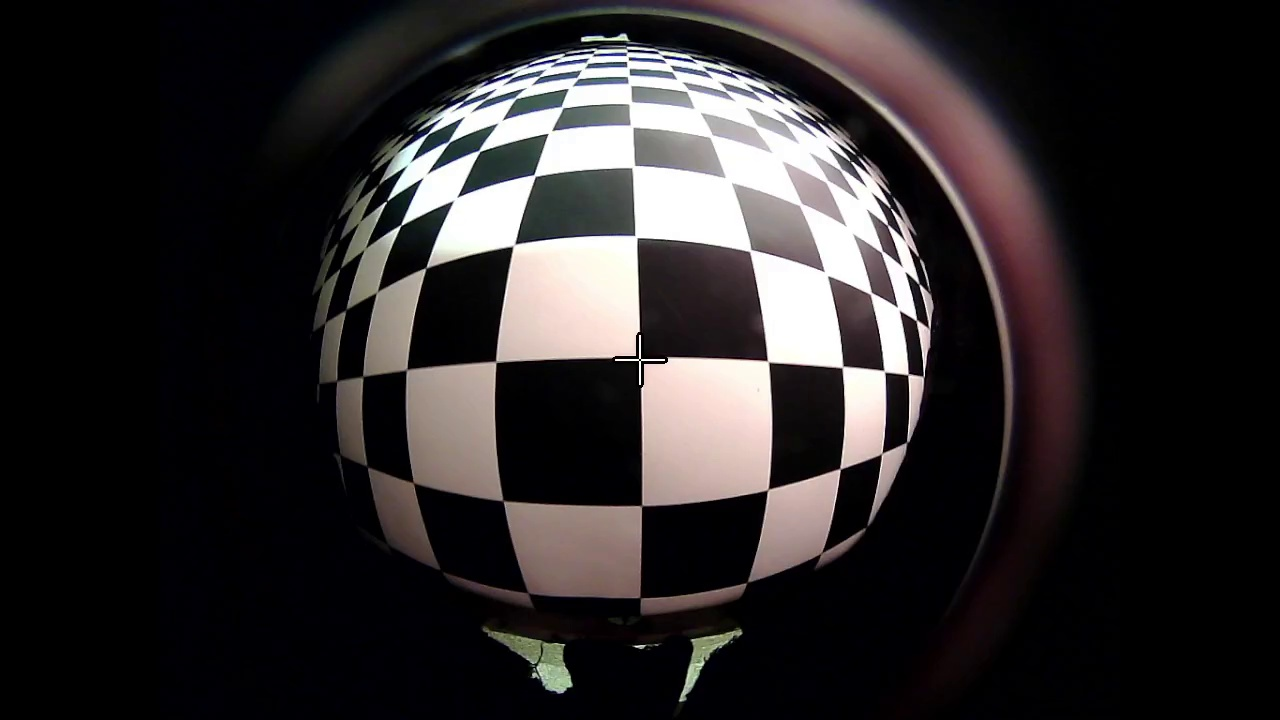
#> input picture Model/George_scripts/bb_arena_undistortion/frame_0000.jpg, 1280 x 720 px
$ python create_colorbar.py ../bb_arena_undistortion/frame_0000.jpg
#> lines starting #> are read from the running program, lines starting #| are printed output that depends on the picture
# this script creates a colorbar based on an image. It uses the brightest and darkest colors as the colorbar's edges and interpolates the rest of the colors.

import cv2
import numpy as np
import matplotlib.pyplot as plt
from matplotlib.colors import LinearSegmentedColormap
import sys

# Load your grayscale image
image = cv2.imread(sys.argv[1], cv2.IMREAD_GRAYSCALE)
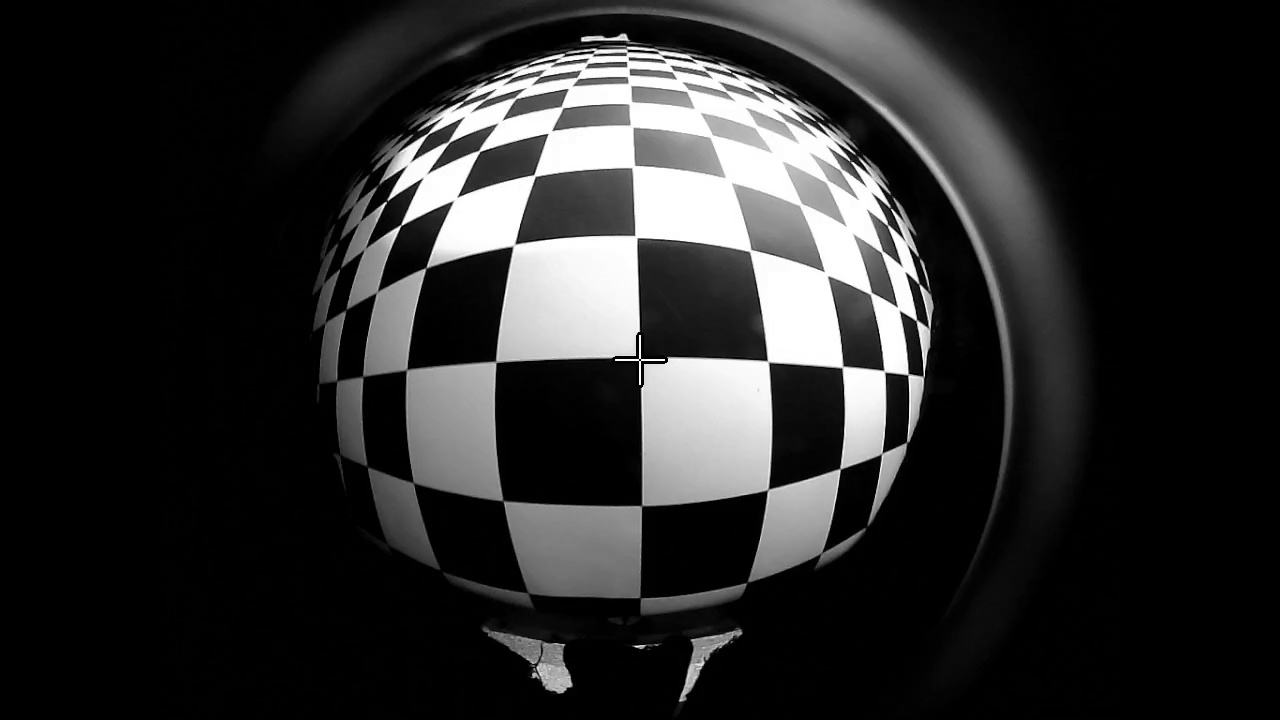
#> image: shape (720, 1280); min 0, max 255, mean 43.2

# Create a colormap based on the grayscale intensity
cmap = plt.cm.gray

# Create a colorbar using Matplotlib
fig, ax = plt.subplots(figsize=(6, 1))
cbar = plt.colorbar(plt.imshow(image, cmap=cmap, vmin=0, vmax=1), cax=ax, orientation='horizontal', aspect=10)

# Display the colorbar
plt.show()
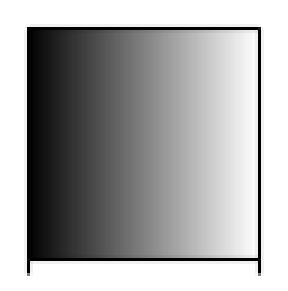
#> figure drawn by matplotlib, 1 panel
